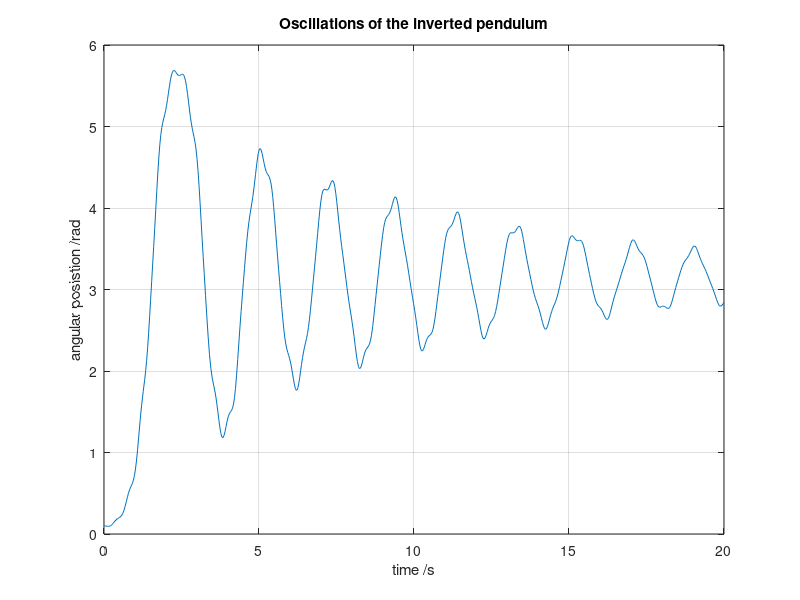
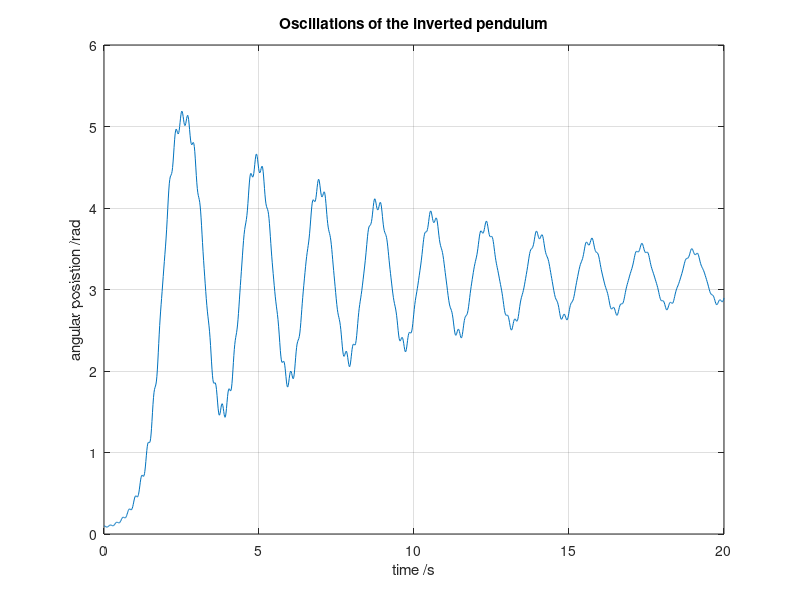
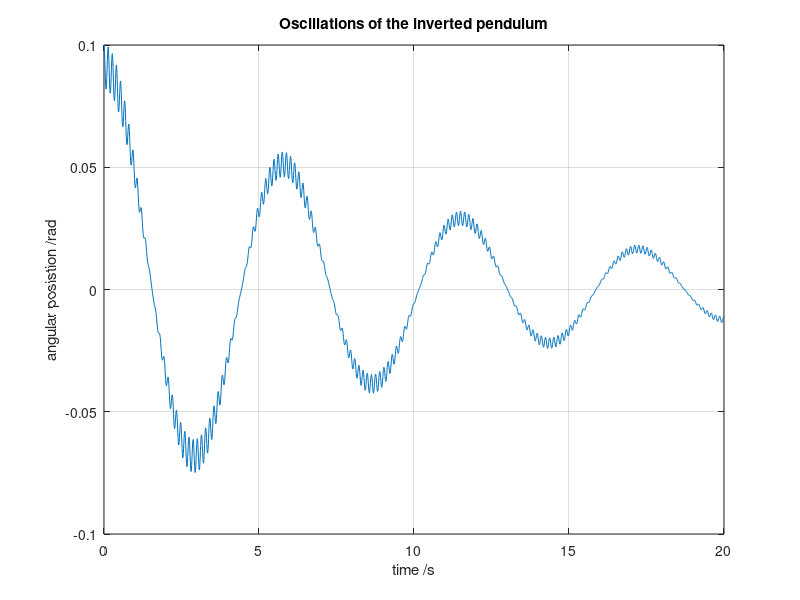
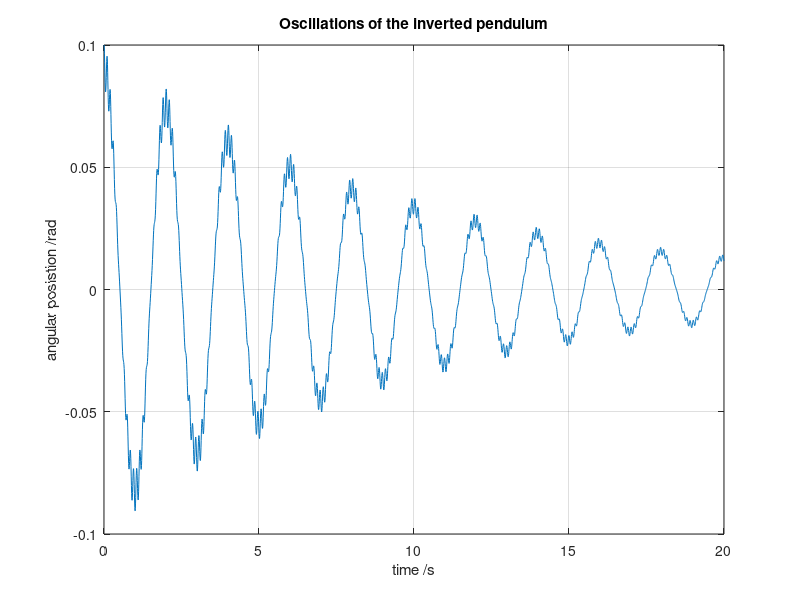

MATLAB code to generate these figures, in order:
%Inverted pendulum
%ingetraion and plot
%paraters
%z(1)=theta, z(2)=teta_dot
l=1; %[m]
A=0.1; %[m]
g=9.81; %[m/s^2]
b=0.1;
i=1;
c=[5,10,15,20];
while i<=4;
    %eqatuions
    a=A/l;
    om0=sqrt(g/l);
    om=om0*c(i);
    f=@(t,z)[z(2);-2*b*z(2)-(a*om^2*cos(om*t)-om0^2)*sin(z(1))];
    %time span and initial conditions
    tspan=[0 20];
    z0=[0.1;0]; %z1,z2
    %integration
    [t,z]=ode45(f,tspan,z0);
    %plot
    figure(i);
    plot(t,z(:,1)); %x=time, y=angular posistion
    grid on;
    xlabel('time /s');
    ylabel('angular posistion /rad');
    title('Oscillations of the inverted pendulum');
    i=i+1;
end
fprintf('Figure 1 is omega=5*omega0, Figure 2 is omega=10*omega0, Figure 3 is omega=15*omega0, Figure 4 is omega=20*omega0\n');
